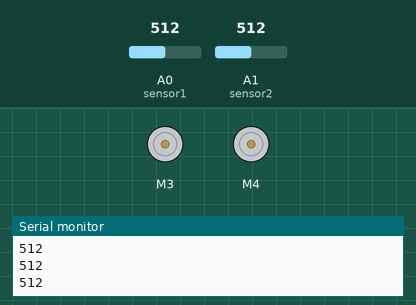
Recording of a sketch running on a simulated Arduino Uno, built with avr-gcc and run on an emulated ATmega328P. On the bench: 2 × DC motor (green arrow = forward, orange = backward, longer = faster), the last lines printed to the serial monitor. The inputs (shaded band) are chosen by the test bench; at power-on: A0 (sensor1) = 512, A1 (sensor2) = 512.

Above: at 1.2 s.
1.3 s: A0 (sensor1) set to 365
2.8 s: A0 (sensor1) set to 343
At 3.2 s:
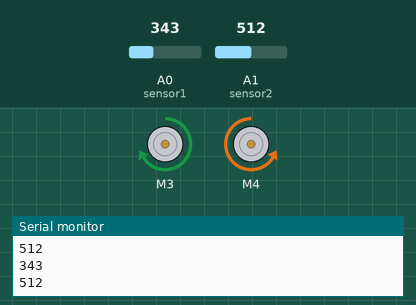
4.3 s: A1 (sensor2) set to 364
5.8 s: A1 (sensor2) set to 335
At 6.9 s:
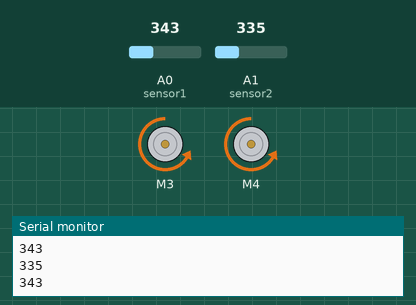
7.3 s: A0 (sensor1) set to 360
At 7.9 s:
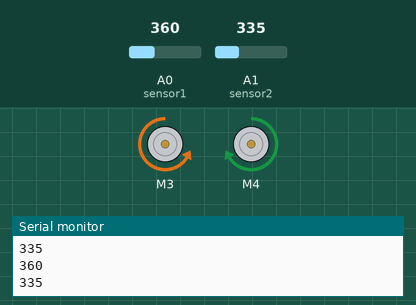
8.8 s: A0 (sensor1) set to 340
At 10.2 s:
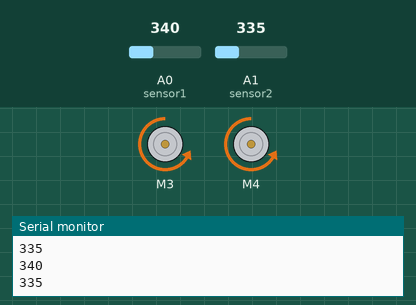
Timing chart, 0 to 11.3 s (numbered marks = the images above; inputs shaded):
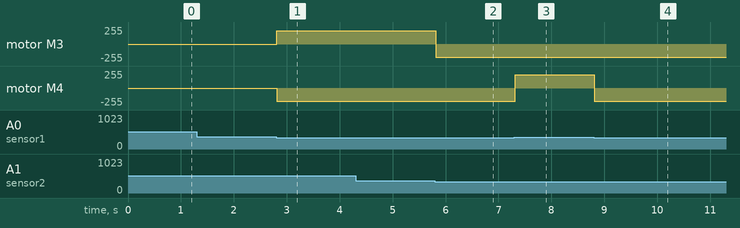

The sketch:

Robot_Light_Follower.ino
```cpp
#include <AFMotor.h>

#define sensor1 A0
#define sensor2 A1

AF_DCMotor motor3(3);
AF_DCMotor motor4(4);

void setup() {
  motor3.setSpeed(200);
  motor4.setSpeed(200);
  pinMode(sensor1, INPUT);
  pinMode(sensor2, INPUT);
  Serial.begin(9600);
}

void loop() {
  int val1 = analogRead(sensor1);
  int val2 = analogRead(sensor2);

  Serial.println(val1);
  Serial.println(val2);

  if (val1 <= 350 && val2 <= 350)
  {
    // Jika cahaya terdeteksi oleh kedua sensor, maju
    motor3.run(BACKWARD);
    motor4.run(BACKWARD);
  }
  else if (val1 <= 350 && val2 > 350)
  {
    // Jika hanya sensor kiri yang mendeteksi cahaya, belok kiri
    motor3.run(FORWARD);
    motor4.run(BACKWARD);
  }
  else if (val1 > 350 && val2 <= 350)
  {
    // Jika hanya sensor kanan yang mendeteksi cahaya, belok kanan
    motor3.run(BACKWARD);
    motor4.run(FORWARD);
  }
  else
  {
    // Jika tidak ada sensor yang mendeteksi cahaya, berhenti
    motor3.run(RELEASE);
    motor4.run(RELEASE);
  }
}
```

Measured:
- the behaviour switches between 351 and 350 on A0 (sensor1) (found by bisection; images 0 and 1)
- the behaviour switches between 351 and 350 on A1 (sensor2) (found by bisection; images 1 and 2)
- after the input at 2.8 s, motor M3: stopped → forward 200/255 at once; motor M4: stopped → backward 200/255 at once
- after the input at 5.8 s, motor M3: forward 200/255 → backward 200/255 at once
- after the input at 7.3 s, motor M4: backward 200/255 → forward 200/255 at once
- after the input at 8.8 s, motor M4: forward 200/255 → backward 200/255 at once
